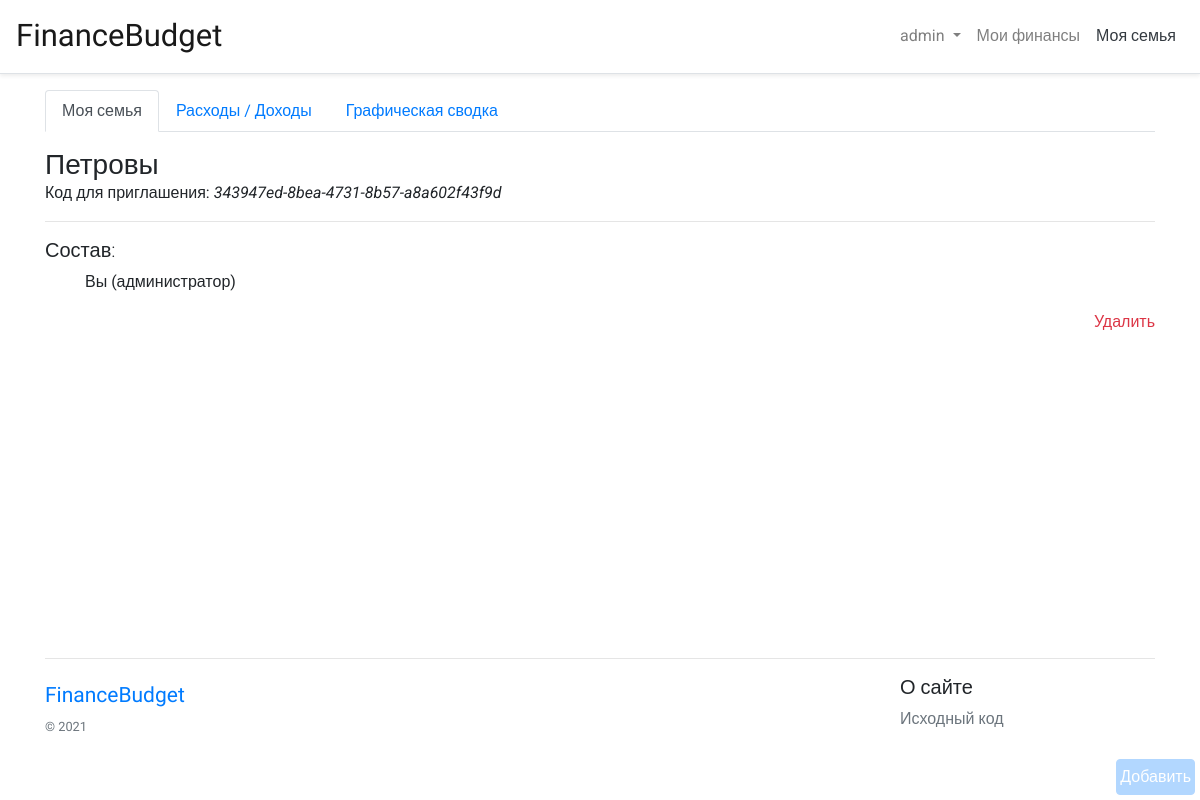
The app's page /family/ (signed in), older data.
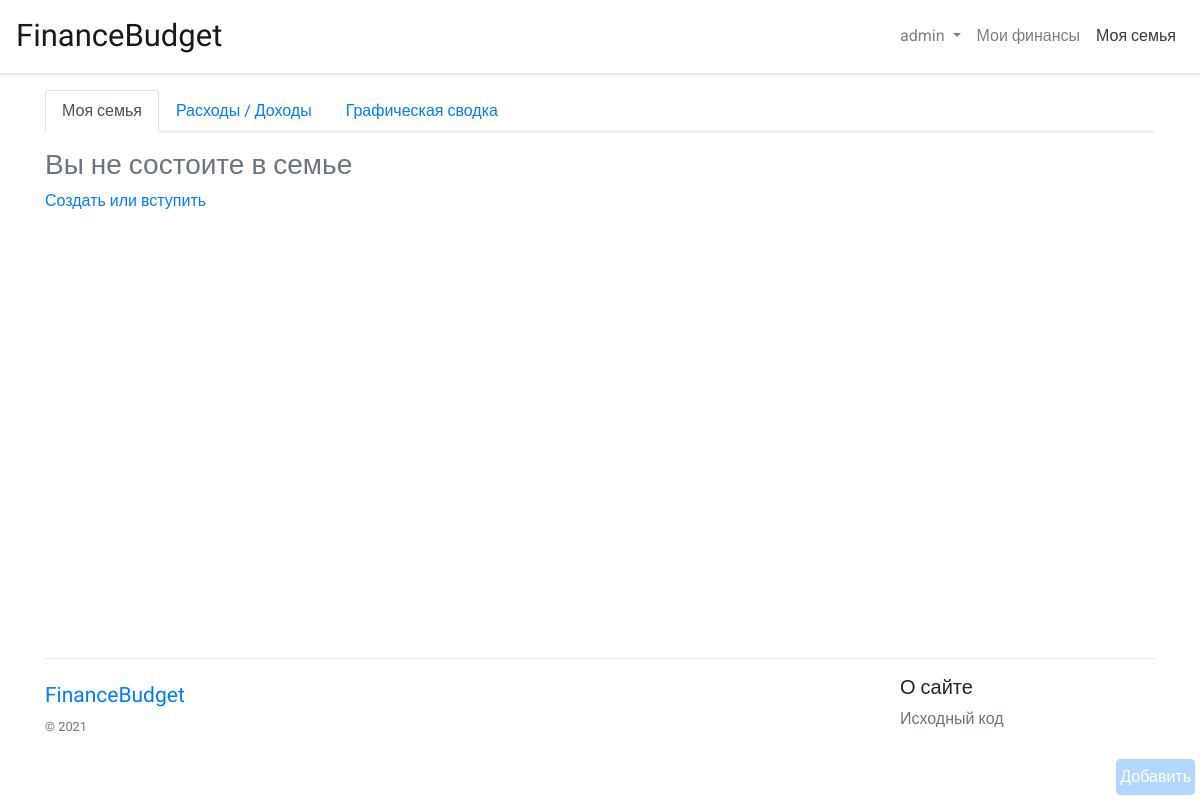
The same page, newer data.
### budget/models.py (models this page shows, shortened)
class Family(models.Model):
    name = models.CharField(max_length=32, verbose_name="Семья")
    author = models.ForeignKey(User, verbose_name='Создатель', blank=True, null=True, on_delete=models.CASCADE,
                               related_name='author_families')
    uuid = models.UUIDField(default=uuid4, editable=True)
    users = models.ManyToManyField(User, blank=True, related_name='family')

### budget/views.py (the view, shortened to what this page needs)
# urls.py: path('family/', FamilyView.as_view(), name='b-family'),
class FamilyView(LoginRequiredMixin, View):
    login_url = reverse_lazy('a-login')
    def get(self, request):
        families = Family.objects.filter(users=request.user)
        context = {
            'family': families[0] if families else None,
        }
        return render(request, 'budget/family.html', context=context)

### budget/context_processors.py (called while the page is built)
def link_of_my_finance(request):
    return {'link_myfinance':
                [reverse_lazy('b-list-operation'),
                 reverse_lazy('b-chart'),
                 reverse_lazy('b-category')]
            }

def link_of_my_family(request):
    return {'link_myfamily':
                [reverse_lazy('b-family'),
                 reverse_lazy('b-family-operation'),
                 reverse_lazy('b-family-chart'),
                 ]
            }

### budget/templatetags/budgettags.py (called while the page is built)
@register.simple_tag(name='form')
def form_finance(*args):
    form = OperationForm()
    return form

### budget/templates/budget/family.html (shortened to what this page needs)
{% extends 'base.html' %}
{% block content %}
<div class="mb-3">
    {% include 'budget/include/family_tabs.html' %}
    <div class="mt-3">
    {% if family %}
        <div class="">
            <div class="">
                <h3 class="mb-0">{{family.name}}</h3>
            </div>
            <div class="">
                <p>Код для приглашения: <i>{{family.uuid}}</i></p>
            </div>
        </div>
        <hr>
        <h5 class="font-weight-light">Состав:</h5>
        <ul>
        {% for user in family.users.all %}
            {% if user == request.user %}
                <li class="li-none">Вы {% if user == family.author %} (администратор) {% endif %}</li>
            {% endif %}
        {% endfor %}
        </ul>
        <div class="d-flex justify-content-end">
            {% if request.user == family.author %}
                <a href="{% url 'b-family-delete' %}" class="ml-1 text-danger">Удалить</a>
            {% else %}
                <a href="{% url 'b-family-delete-user' request.user.id %}" class="">Покинуть</a>
            {% endif %}
        </div>
    {% else %}
        <h3 class="text-muted">Вы не состоите в семье</h3>
        <a class="" data-toggle="collapse" href="#collapseExample" aria-expanded="false" aria-controls="collapseExample">
            Создать или вступить
        </a>
    {% endif %}
    </div>
</div>
{% endblock content %}

### templates/base.html (shortened to what this page needs)
<!doctype html>
<html lang="en">
<head>{% load static %}
    <link rel="stylesheet" href="https://cdn.jsdelivr.net/npm/bootstrap-icons@1.3.0/font/bootstrap-icons.css">
    <link rel="stylesheet" href="https://cdn.jsdelivr.net/npm/bootstrap@4.5.3/dist/css/bootstrap.min.css"
>
    <link rel="stylesheet" href="{% static 'css/style.css' %}">
</head>
<body>
<div id="app" class="d-flex flex-column min-vh-100">
    <nav class="navbar navbar-expand-lg navbar-light border-bottom shadow-sm">
        <a class="navbar-brand" href="/"><span class="logo">FinanceBudget</span></a>
        <div class="collapse navbar-collapse " id="navbarsExample08">
            <ul class="navbar-nav ml-auto">
                <li class="nav-item dropdown">
                    <a class="nav-link dropdown-toggle"
                       href="#" id="dropdown08"
                       data-toggle="dropdown"
                       aria-haspopup="true"
                       aria-expanded="false">
                        {% if request.user.is_authenticated %}{{request.user}}{% else %}Аккаунт{% endif %}
                    </a>
                </li>
                <li class="nav-item">
                    <a class="nav-link {%if request.path in link_myfinance%}text-dark{%endif%}"
                       href="{% url 'b-list-operation' %}">Мои финансы</a>
                </li>
                <li class="nav-item">
                    <a class="nav-link {%if request.path in link_myfamily%}text-dark{%endif%}"
                       href="{% url 'b-family' %}">Моя семья</a>
                </li>
            </ul>
        </div>
    </nav>
    <div class="container mt-3">
        {% block content %}
        {% endblock content %}
    </div>
    {% if request.user.is_authenticated %}
    <a href="#" class="btn btn-primary panel" onclick="open_modal_dialog()">Добавить</a>
    {% endif %}
    <footer class="container py-5 mt-auto">
        <hr>
        <div class="row">
            <div class="col-12 col-md-9">
                <a class="navbar-brand" href="/"><span class="logo-footer">FinanceBudget</span></a>
                <small class="d-block mb-3 text-muted">&copy; {% now 'Y' %}</small>
            </div>
            <div class="col-6 col-md-3">
                <h5>О сайте</h5>
                <ul class="list-unstyled text-small">
                    <li><a class="text-muted" href="https://github.com/VadimNekrasow/FinanceBudget">Исходный код</a>
                    </li>
                </ul>
            </div>
        </div>
    </footer>
</div>
</body>
</html>

Row changes from the older to the newer data that the page shows:
removed Family: name "Петровы", uuid "343947ed-8bea-4731-8b57-a8a602f43f9d"
Text that changed along with them:
text no longer shown: "Код для приглашения: Состав: Удалить"
text now shown: "Вы не состоите в семье Создать или вступить"
